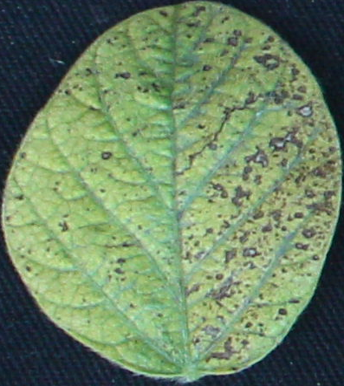
#> input picture AgandBio/leaves/I1.png, 344 x 386 px, found by its file name; its folder holds only this picture in this run
$ jupyter execute 'HW2-P1- Rev3.ipynb'
#> lines starting #> are read from the running program, lines starting #| are printed output that depends on the picture
#          ME592                            HW#2                     Image Analytics         3/5/2023

#### Mohammad Rashid Mohammad Shoaib, Jacob Bergfeld & Melika Tajipour

[cell 1]
import os
import random
import cv2
import numpy as np
from scipy import misc
from sklearn.decomposition import PCA

[cell 2]
# This section of the program assigns a input directory and output directory
# then the program selects a random leaf from the input directory and then randomly selects transformation to perform
# on the selected image, then saves the transformed image to a new directory.

input_dir = 'AgandBio\leaves'
output_dir = 'Transformed_leaves'

if not os.path.exists(output_dir):
    os.makedirs(output_dir)

for i in range(100):
    # Chosing a random leaf image from the input directory
    filename = random.choice(os.listdir(input_dir))
    filepath = os.path.join(input_dir, filename)
    img = cv2.imread(filepath)
#> img is the input picture: shape (386, 344, 3); mean B, G, R 100, 133.2, 109.3

    # Creating a varibale to choose a random transformation
    transformation = np.random.choice(['rotate', 'shift', 'scale', 'warp'])

    # The below code applies the randomly selected transformation to the leaf.
    if transformation == 'rotate':
        angle = random.randint(-45, 45)

        rows, cols, _ = img.shape
#> rows = 386; cols = 344
        M = cv2.getRotationMatrix2D((cols/2, rows/2), angle, 1)
        transformed_img = cv2.warpAffine(img, M, (cols, rows))
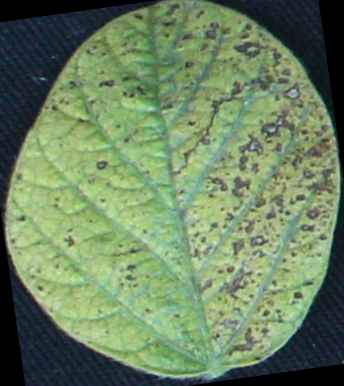
#> transformed_img: shape (386, 344, 3); mean B, G, R 97.1, 131.1, 107.8

    elif transformation == 'scale':

        scale_factor = random.uniform(0.5, 2.0)

        rows, cols, _ = img.shape
        new_rows = int(rows * scale_factor)
        new_cols = int(cols * scale_factor)
        transformed_img = cv2.resize(img, (new_cols, new_rows))

    elif transformation == 'shift':
        dx = random.randint(-50, 50)
        dy = random.randint(-50, 50)


        rows, cols, _ = img.shape
        M = np.float32([[1, 0, dx], [0, 1, dy]])
        transformed_img = cv2.warpAffine(img, M, (cols, rows))

    else:

        rows, cols, _ = img.shape
        src_pts = np.float32([[0, 0], [cols, 0], [cols, rows], [0, rows]])
        dst_pts = np.float32([[random.randint(0, cols//2), random.randint(0, rows//2)],
                              [random.randint(cols//2, cols), random.randint(0, rows//2)],
                              [random.randint(cols//2, cols), random.randint(rows//2, rows)],
                              [random.randint(0, cols//2), random.randint(rows//2, rows)]])
        M = cv2.getPerspectiveTransform(src_pts, dst_pts)


        transformed_img = cv2.warpPerspective(img, M, (cols, rows))


    # Saving the transformed imaged to the transformed_leaves directory
    output_path = os.path.join(output_dir, f'transformed_{i}.jpg')
    cv2.imwrite(output_path, transformed_img)

[cell 3]
# This section of the program assigns a input directory and output directory
# then the program reads the tranformed images of the leaves and creates patches and saves them in a new directory

input_dir2 = 'Transformed_leaves'
#> input_dir2 = 'Transformed_leaves'
output_dir2 = 'Patches_of_Transformed_leaves'

if not os.path.exists(output_dir2):
    os.makedirs(output_dir2)
# This section of the program reads the tranformed images of the leaves and creates patches and saves them in a new directory

files = os.listdir(input_dir2)
#> files = []
for file in files:
    # Reading the Transformed leaf images from the Transformed_leaves directory
    img = cv2.imread(os.path.join(input_dir2, file))

    # Getting the shape of the images of the transformed leaves
    height, width, channels = img.shape

    # defining a patch size and stride.
    patch_size = 128
    stride = 64

    for y in range(0, height-patch_size+1, stride):
        for x in range(0, width-patch_size+1, stride):

            patch = img[y:y+patch_size, x:x+patch_size]

            # Saving patches images to the Patches_of_transformed_leaves directory
            patch_filename = os.path.splitext(file)[0] + f"_patch_{y}_{x}.jpg"
            cv2.imwrite(os.path.join(output_dir2, patch_filename), patch)
